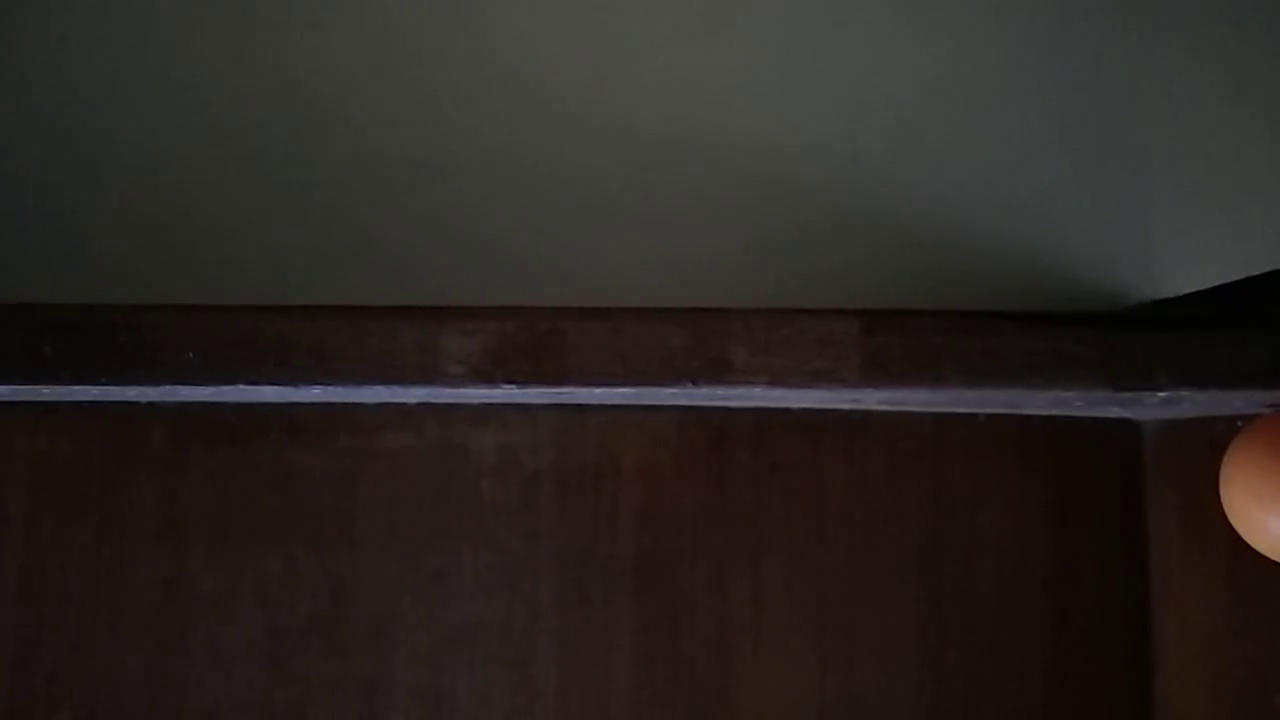
#> input picture frame 7 of Ball1/ball1.mp4, 1280 x 720 px, given in place of car.mp4, which was not available
$ python trial1.0.4.1.py
#> lines starting #> are read from the running program, lines starting #| are printed output that depends on the picture; after the words box and inside, x2 and y2 are one past the last pixel; in counts of white or black regions, pixels touching at a corner belong together; pictures that were not available may be replaced by others from this repository, and a replacement may not be noted
import cv2 as cv
from skimage.color import rgb2gray
import numpy as np
from skimage import filters
from scipy import signal
from skimage.segmentation import watershed

i = 1
data = cv.VideoCapture('car.mp4')

sobel_x = np.reshape([1, 0, -1, 2, 0, -2, 1, 0, -1], [3, 3])
sobel_y = np.reshape([1, 2, 1, 0, 0, 0, -1, -2, -1], [3, 3])

ret, frame1 = data.read()
#> frame1 is the input picture: shape (720, 1280, 3); mean B, G, R 33.6, 37.2, 42.5
while data.isOpened():
    ret, frame2 = data.read()
    ret, frame3 = data.read()

    gray1 = cv.cvtColor(frame1, cv.COLOR_BGR2GRAY)
    gray2 = cv.cvtColor(frame2, cv.COLOR_BGR2GRAY)
    gray3 = cv.cvtColor(frame3, cv.COLOR_BGR2GRAY)


    diff1 = np.abs(gray2 - gray1)
    diff2 = np.abs(gray3 - gray2)

    edge_x = signal.convolve2d(diff1, sobel_x, boundary='symm', mode='same')
    edge_y = signal.convolve2d(diff1, sobel_y, boundary='symm', mode='same')
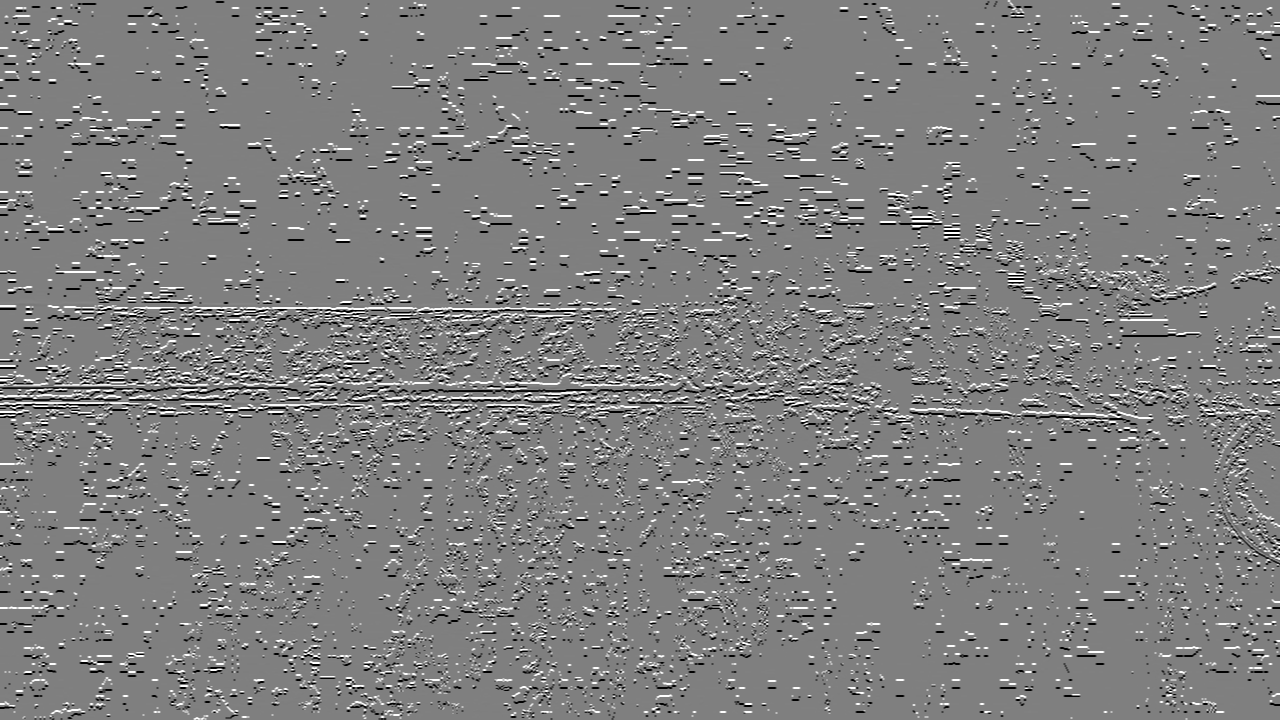
#> edge_y: shape (720, 1280) int64; min -1020, max 1020, mean -0.2; drawn with min black and max white
    edge_mag = np.sqrt((edge_x ** 2) + (edge_y ** 2))
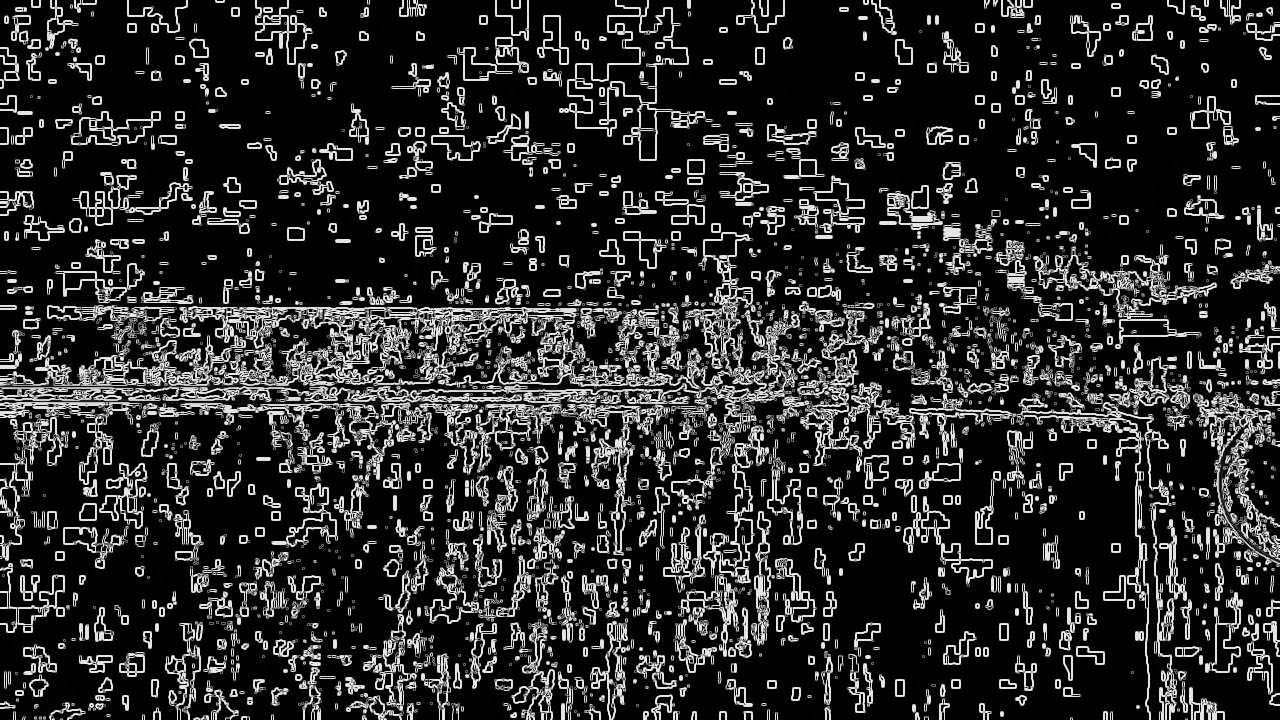
#> edge_mag: shape (720, 1280) float64; min 0, max 1140.4, mean 190.6; drawn with min black and max white
    kernel = np.ones((3,3), np.uint8)
    erosion1 = cv.erode(diff1, kernel, iterations=1)
    erosion2 = cv.erode(diff2, kernel, iterations=1)

    diff = (erosion1 * erosion2)
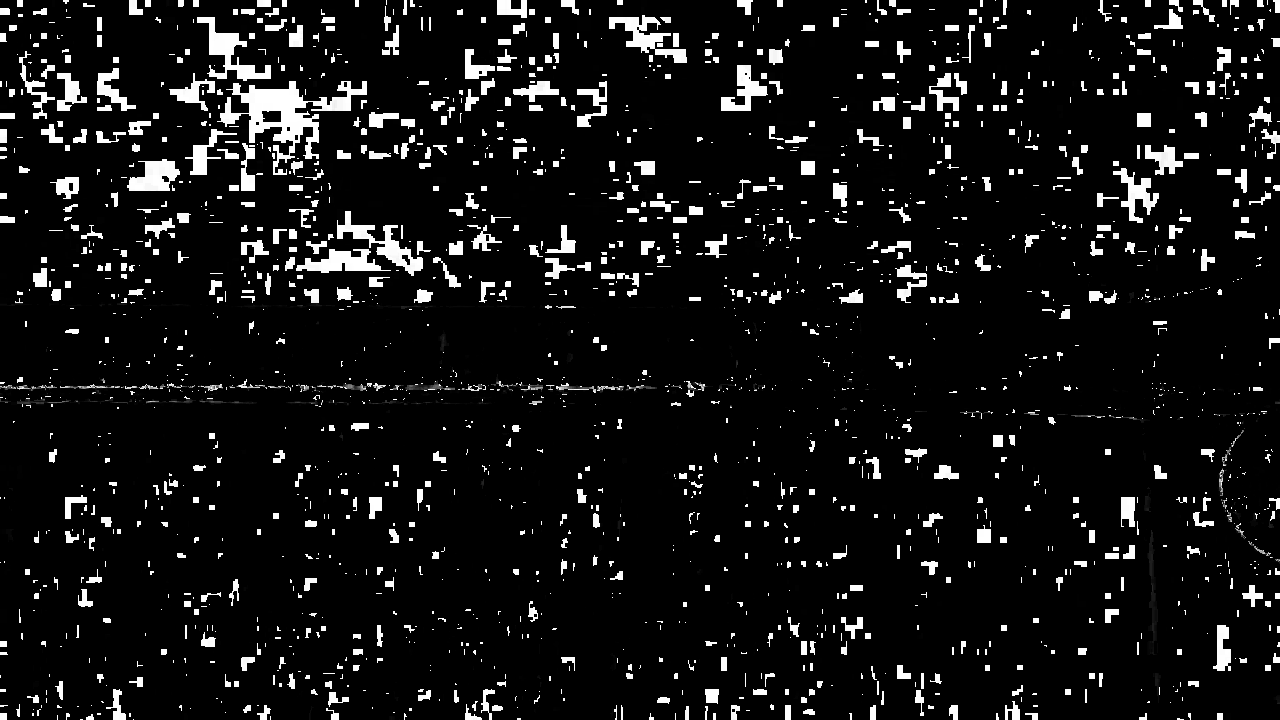
#> diff: shape (720, 1280); min 0, max 255, mean 19.2

    frame1 = frame2
    cv.imshow('ganesh',diff1)
    cv.imshow('ganesh2',edge_mag)
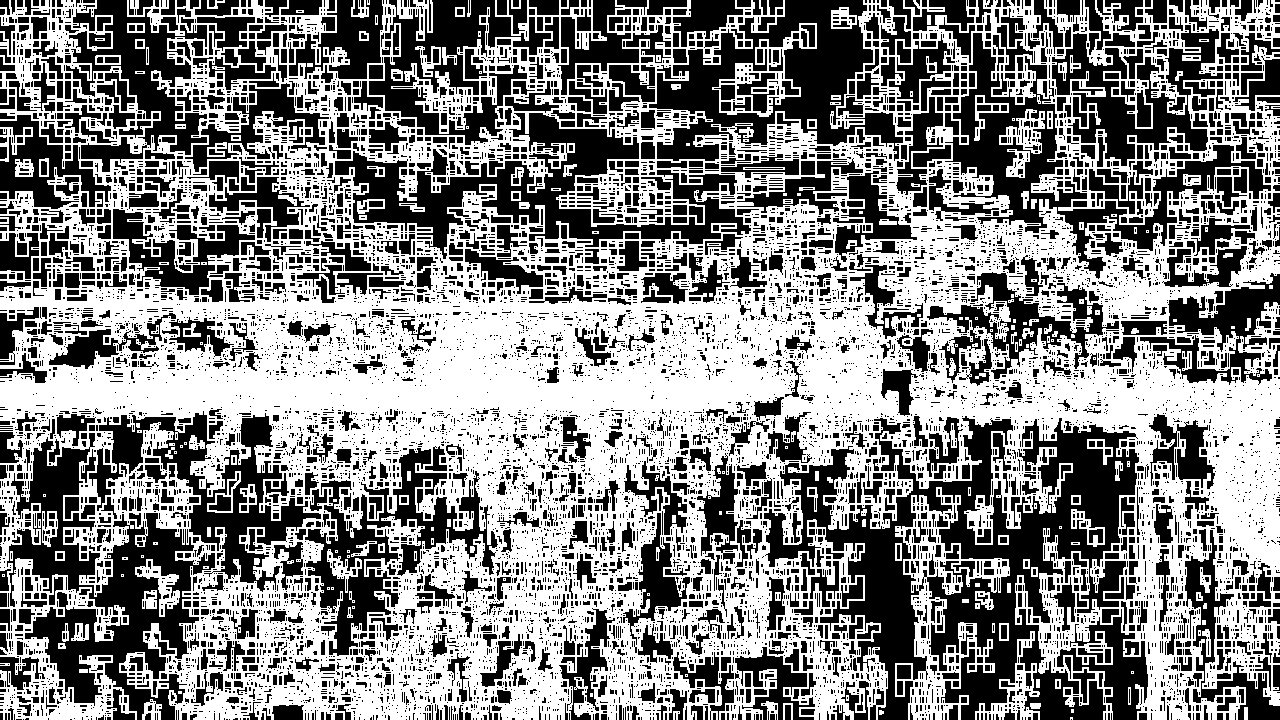
#> window 'ganesh2': shape (720, 1280); 51.9% white; 13326 black regions (11097 under 20 px), largest, box (x1, y1, x2, y2) and area: (764, 416, 1139, 720) 41445, (7, 433, 215, 720) 19804, (335, 113, 751, 259) 17199
    cv.waitKey(100)

$ run again, starting later in the video
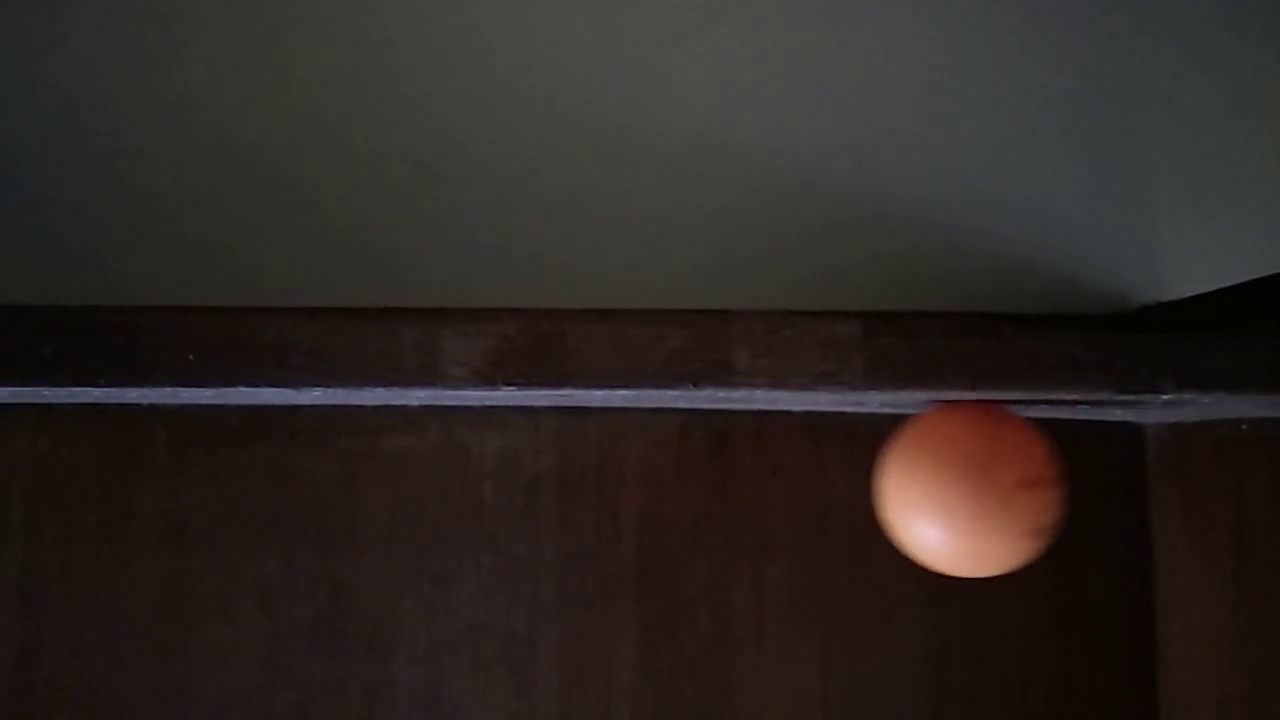
#> input picture frame 34 of Ball1/ball1.mp4, 1280 x 720 px, given in place of car.mp4, which was not available
#> frame1 is the input picture: shape (720, 1280, 3); mean B, G, R 35.2, 38.6, 45.3
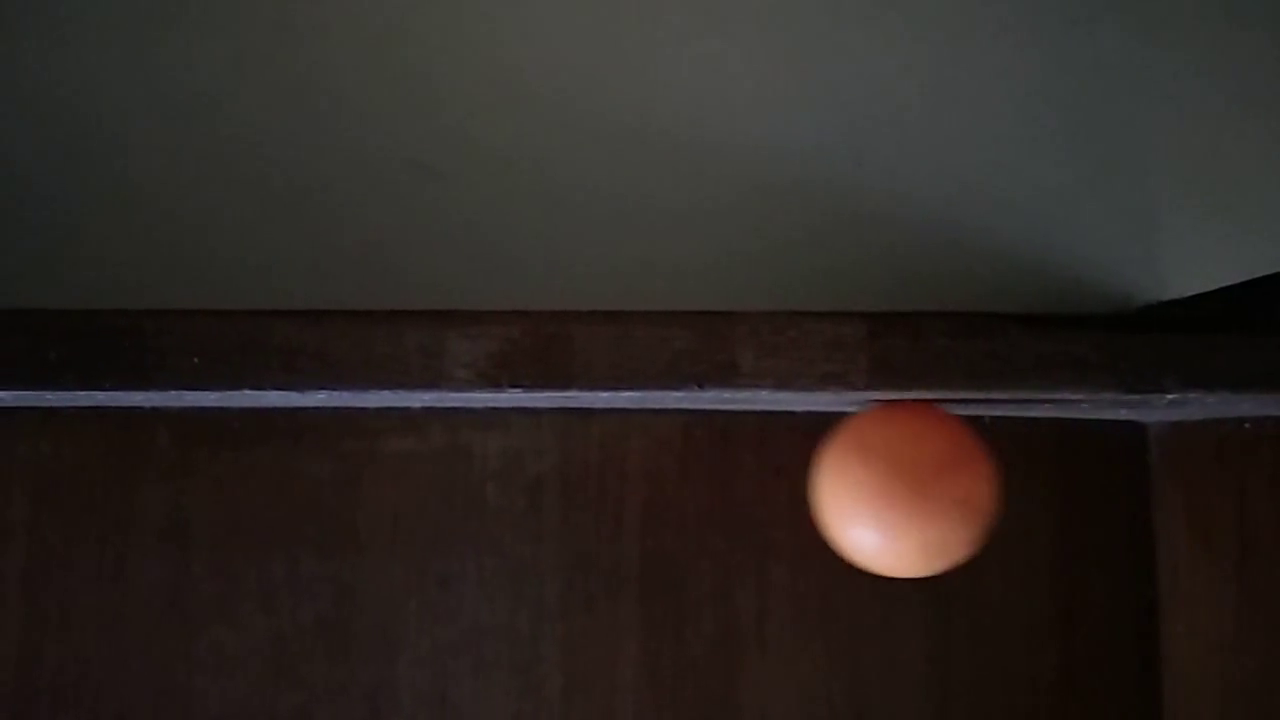
#> input picture frame 36 of Ball1/ball1.mp4, 1280 x 720 px, given in place of car.mp4, which was not available
#> frame3 is the input picture: shape (720, 1280, 3); mean B, G, R 34.9, 38.6, 45.1
#> `cv.imshow('ganesh2',edge_mag)`:
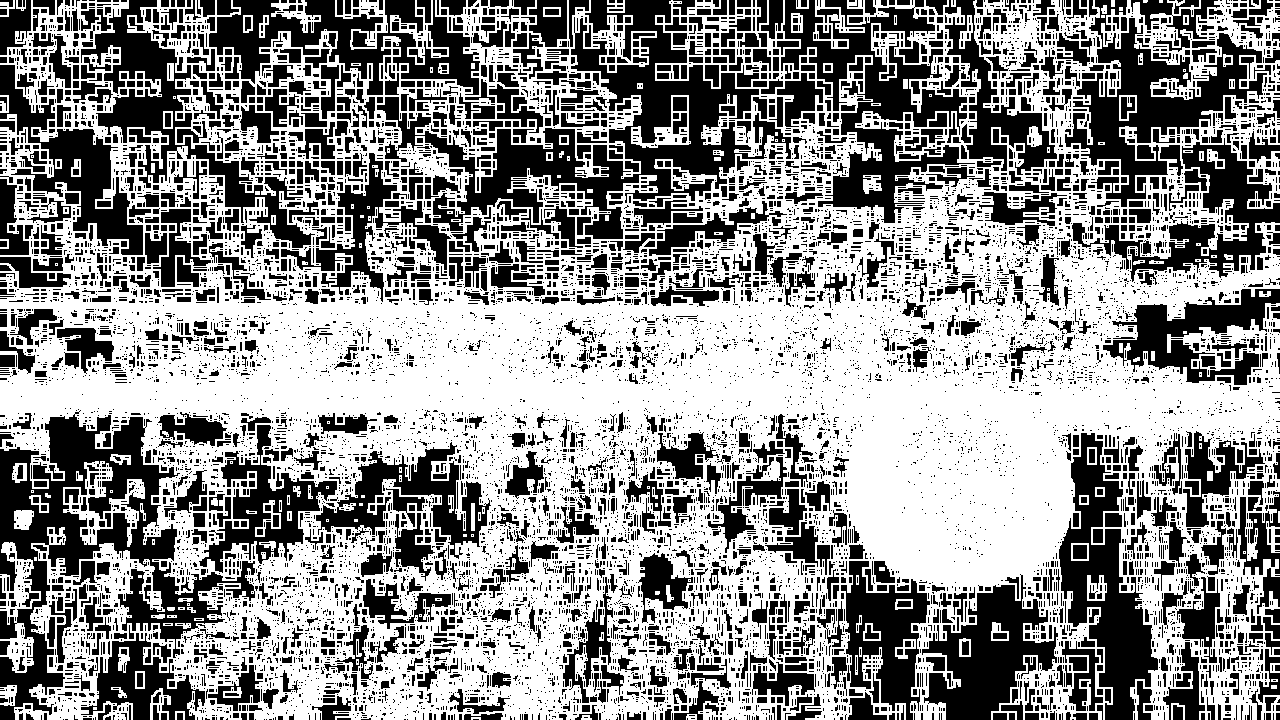
#> window 'ganesh2': shape (720, 1280); 56% white; 13888 black regions (11722 under 20 px), largest, box (x1, y1, x2, y2) and area: (377, 0, 791, 239) 24414, (0, 410, 255, 720) 22314, (781, 0, 975, 223) 13856

$ run again, starting later in the video
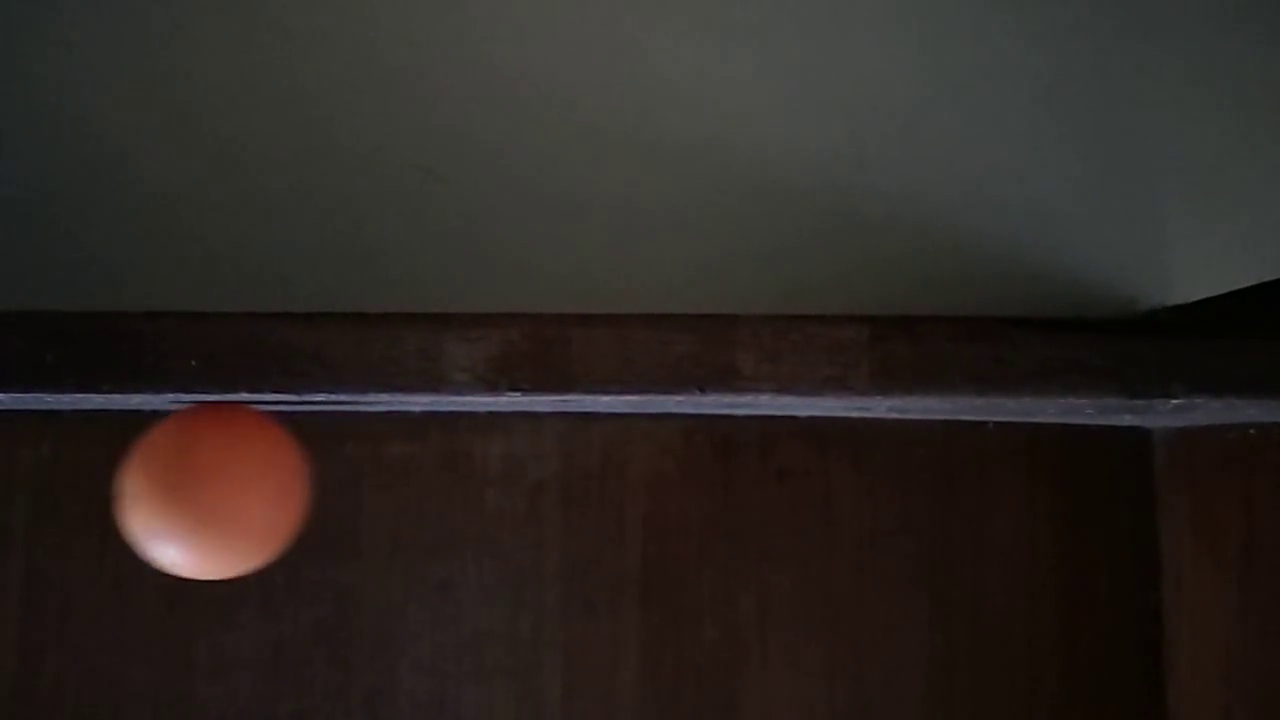
#> input picture frame 60 of Ball1/ball1.mp4, 1280 x 720 px, given in place of car.mp4, which was not available
#> frame1 is the input picture: shape (720, 1280, 3); mean B, G, R 35, 38.5, 44.8
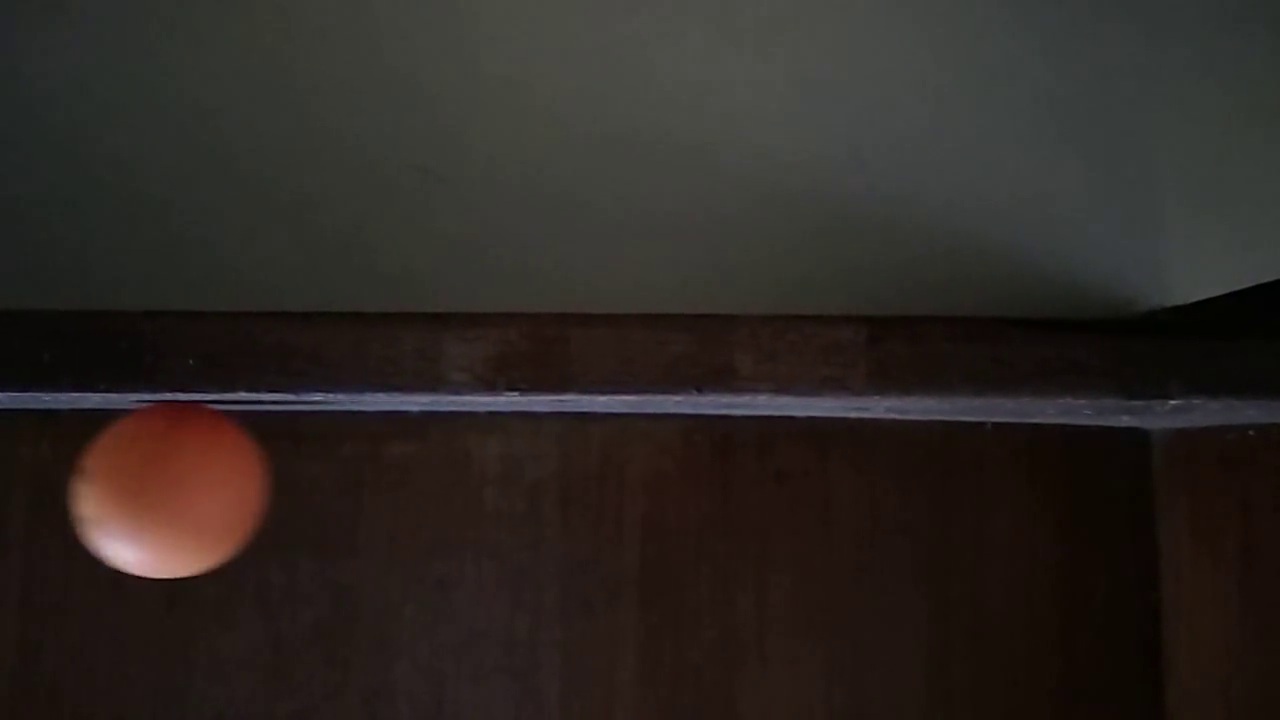
#> input picture frame 62 of Ball1/ball1.mp4, 1280 x 720 px, given in place of car.mp4, which was not available
#> frame3 is the input picture: shape (720, 1280, 3); mean B, G, R 35.2, 38.7, 44.9
#> `cv.imshow('ganesh2',edge_mag)`:
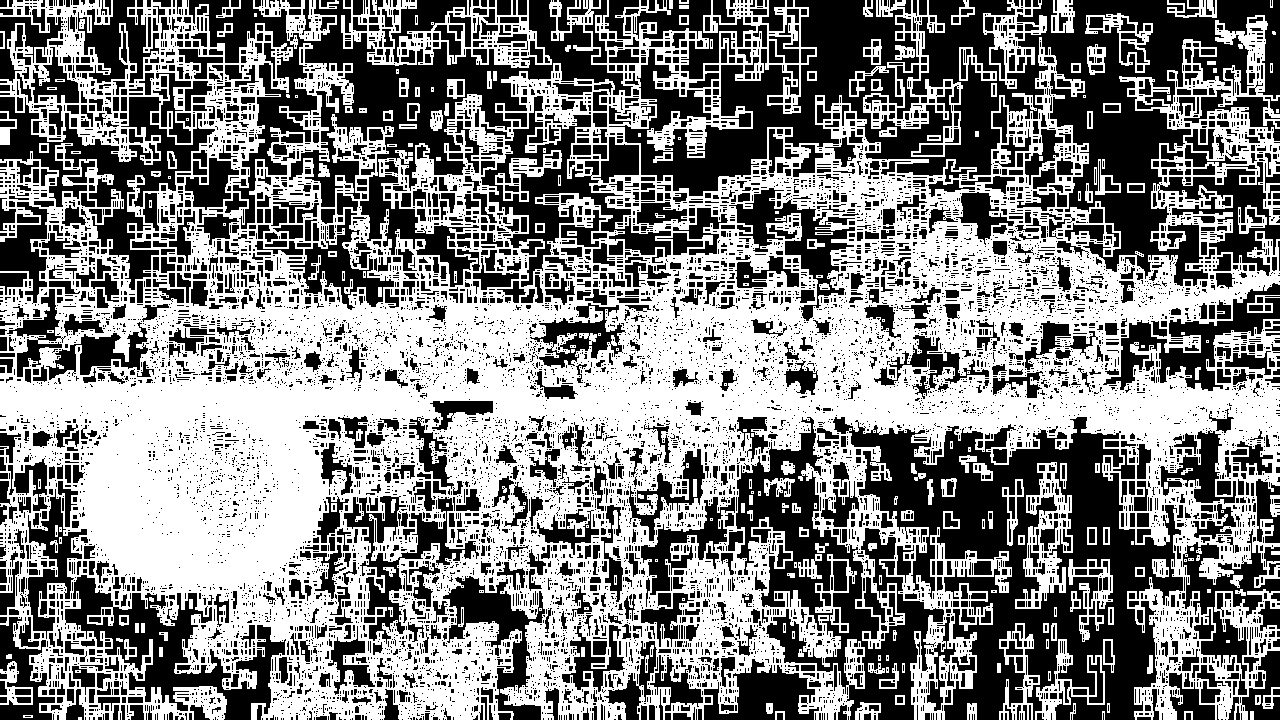
#> window 'ganesh2': shape (720, 1280); 50.9% white; 13252 black regions (11215 under 20 px), largest, box (x1, y1, x2, y2) and area: (609, 0, 1280, 286) 62925, (833, 417, 1183, 720) 43037, (189, 0, 633, 287) 29446
